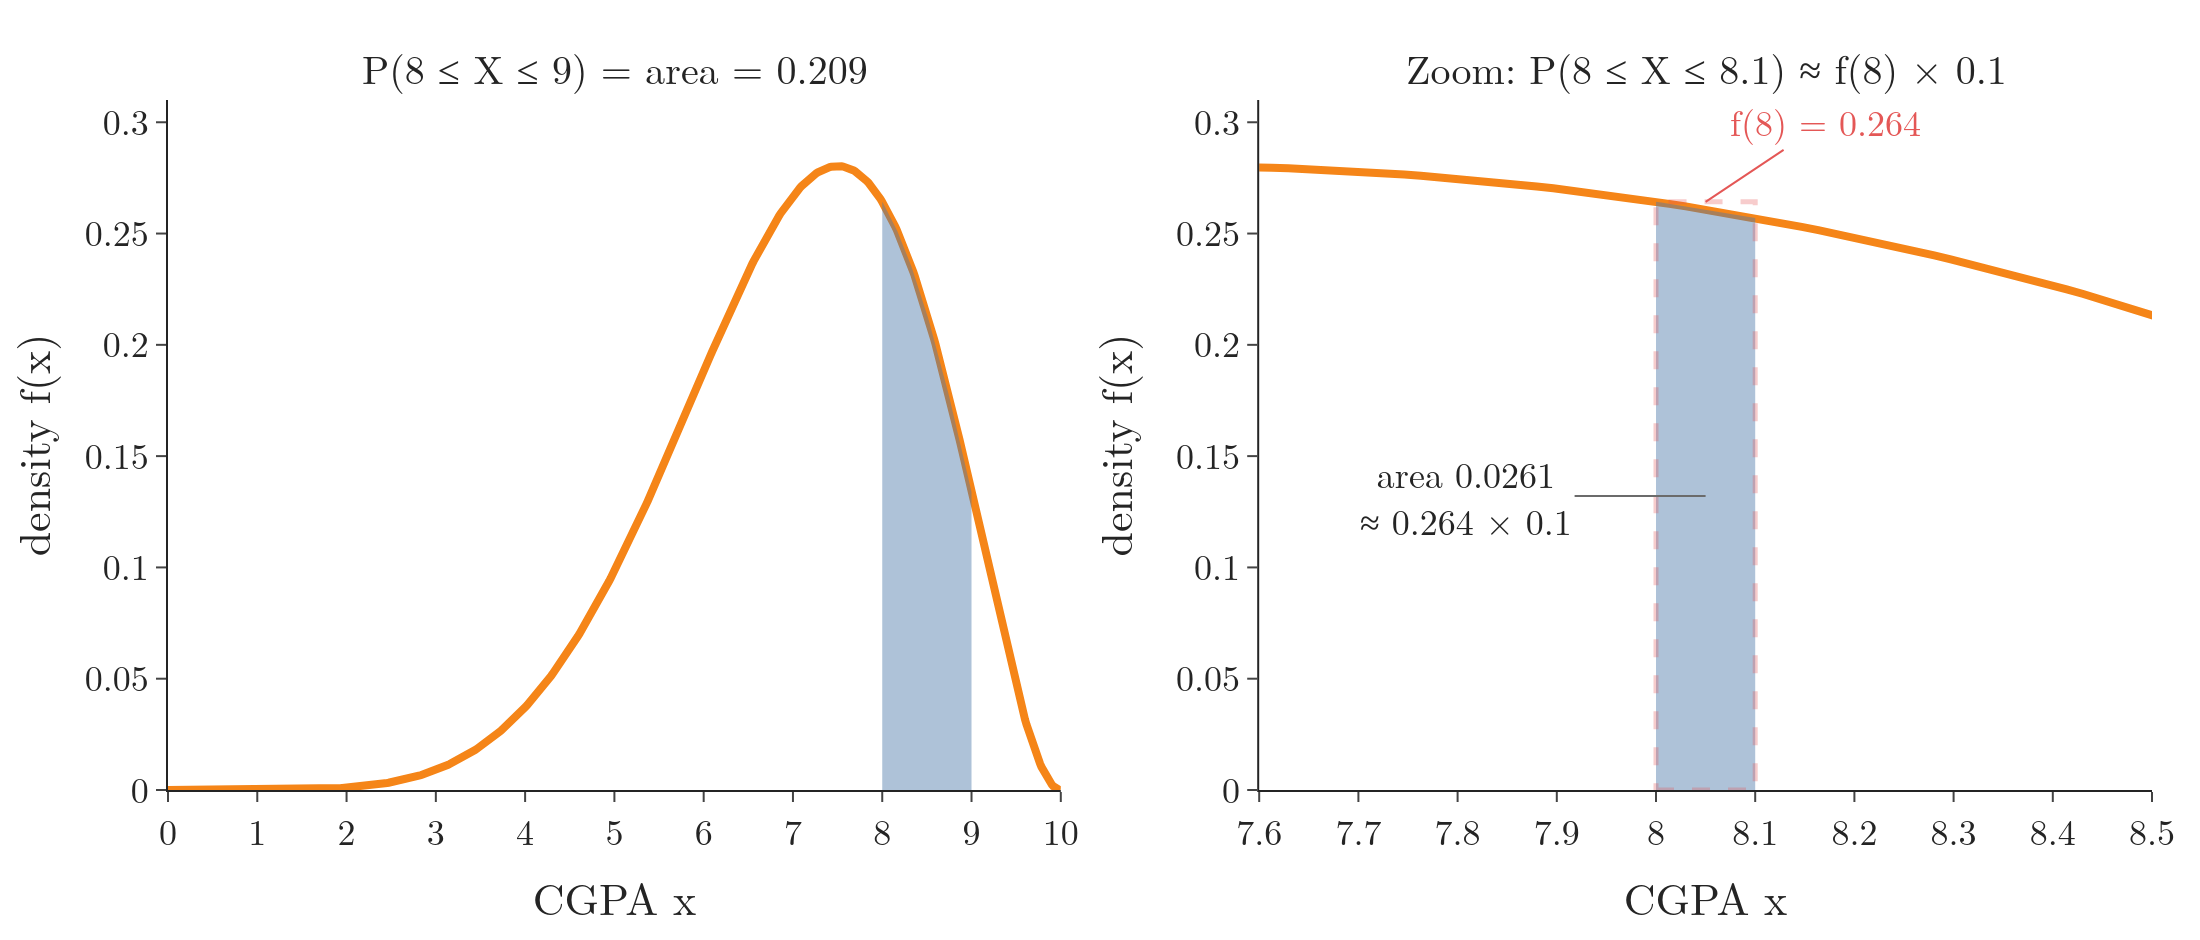

This chart was generated by the following Python code:
"""Probability = area under the PDF. Left: P(8 <= X <= 9) for CGPA. Right: a thin slice is about height x width."""
from pathlib import Path
import numpy as np
from plotly.subplots import make_subplots
from scipy import stats

here = Path(__file__).parent
cg = stats.beta(7, 3, scale=10)
x = np.linspace(0, 10, 600)
fig = make_subplots(rows=1, cols=2, horizontal_spacing=0.1,
                    subplot_titles=[f"P(8 ≤ X ≤ 9) = area = {cg.cdf(9) - cg.cdf(8):.3f}",
                                    "Zoom: P(8 ≤ X ≤ 8.1) ≈ f(8) × 0.1"])
for col in (1, 2):
    fig.add_scatter(x=x, y=cg.pdf(x), mode="lines", line=dict(color="#F58518", width=4), row=1, col=col)
s = np.linspace(8, 9, 100)
fig.add_scatter(x=np.r_[8, s, 9], y=np.r_[0, cg.pdf(s), 0], fill="toself", fillcolor="rgba(76,120,168,0.45)",
                line=dict(width=0), row=1, col=1)
s = np.linspace(8, 8.1, 20)
fig.add_scatter(x=np.r_[8, s, 8.1], y=np.r_[0, cg.pdf(s), 0], fill="toself", fillcolor="rgba(76,120,168,0.45)",
                line=dict(width=0), row=1, col=2)
fig.add_shape(type="rect", x0=8, x1=8.1, y0=0, y1=cg.pdf(8), line=dict(color="#E45756", width=2.5, dash="dash"), fillcolor="rgba(0,0,0,0)",
              row=1, col=2)
fig.add_annotation(x=8.05, y=cg.pdf(8) / 2, text=f"area {cg.cdf(8.1) - cg.cdf(8):.4f}<br>≈ {cg.pdf(8):.3f} × 0.1",
                   ax=-120, ay=0, font=dict(size=18), arrowcolor="#6B6B6B", row=1, col=2)
fig.add_annotation(x=8.05, y=cg.pdf(8), text=f"f(8) = {cg.pdf(8):.3f}", showarrow=True, ax=60, ay=-40,
                   font=dict(size=18, color="#E45756"), arrowcolor="#E45756", row=1, col=2)
fig.update_xaxes(title_text="CGPA x", dtick=1, row=1, col=1)
fig.update_xaxes(title_text="CGPA x", range=[7.6, 8.5], dtick=0.1, row=1, col=2)
fig.update_yaxes(title_text="density f(x)", range=[0, 0.31])
fig.update_annotations(selector=dict(xref="paper"), font_size=20)
fig.update_layout(template="simple_white", width=1100, height=470, showlegend=False,
                  font=dict(family="Latin Modern Roman", size=18), margin=dict(l=70, r=20, t=50, b=50))
fig.write_image(here / "area_probability.png", scale=2)
fig.write_image(here / "area_probability.pdf")
